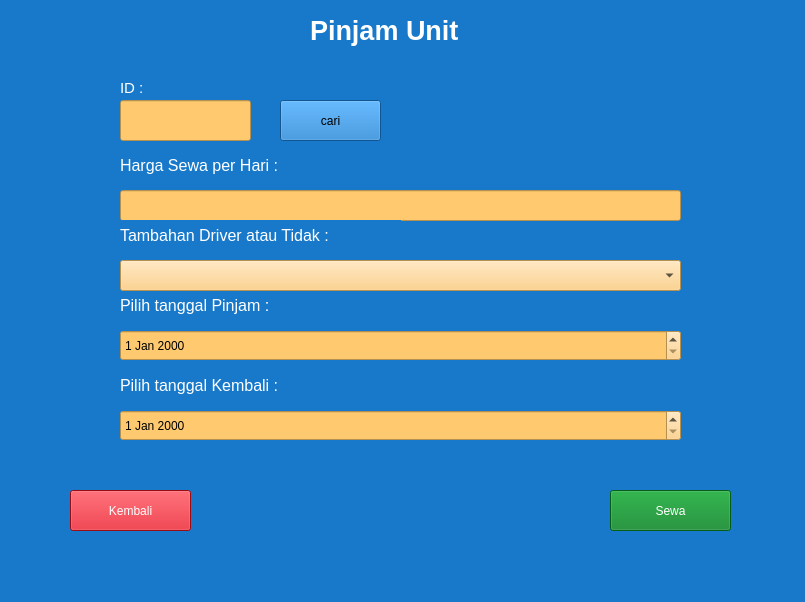
<?xml version="1.0" encoding="UTF-8"?>
<ui version="4.0">
 <class>MainWindow</class>
 <widget class="QMainWindow" name="MainWindow">
  <property name="geometry">
   <rect>
    <x>0</x>
    <y>0</y>
    <width>805</width>
    <height>602</height>
   </rect>
  </property>
  <property name="windowTitle">
   <string>MainWindow</string>
  </property>
  <property name="styleSheet">
   <string notr="true">background-color: rgb(24, 121, 202);</string>
  </property>
  <widget class="QWidget" name="centralwidget">
   <widget class="QLabel" name="label_2">
    <property name="geometry">
     <rect>
      <x>120</x>
      <y>150</y>
      <width>331</width>
      <height>31</height>
     </rect>
    </property>
    <property name="font">
     <font>
      <pointsize>12</pointsize>
     </font>
    </property>
    <property name="styleSheet">
     <string notr="true">color: rgb(255, 255, 255);</string>
    </property>
    <property name="text">
     <string>Harga Sewa per Hari : </string>
    </property>
   </widget>
   <widget class="QLabel" name="label_3">
    <property name="geometry">
     <rect>
      <x>120</x>
      <y>290</y>
      <width>211</width>
      <height>31</height>
     </rect>
    </property>
    <property name="font">
     <font>
      <pointsize>12</pointsize>
     </font>
    </property>
    <property name="styleSheet">
     <string notr="true">color: rgb(255, 255, 255);</string>
    </property>
    <property name="text">
     <string>Pilih tanggal Pinjam :</string>
    </property>
   </widget>
   <widget class="QLineEdit" name="lineEdit_sewaperhari">
    <property name="geometry">
     <rect>
      <x>120</x>
      <y>190</y>
      <width>561</width>
      <height>31</height>
     </rect>
    </property>
    <property name="styleSheet">
     <string notr="true">background-color: rgb(255, 202, 111);</string>
    </property>
   </widget>
   <widget class="QLabel" name="label_4">
    <property name="geometry">
     <rect>
      <x>310</x>
      <y>10</y>
      <width>201</width>
      <height>41</height>
     </rect>
    </property>
    <property name="font">
     <font>
      <pointsize>20</pointsize>
      <weight>75</weight>
      <bold>true</bold>
     </font>
    </property>
    <property name="styleSheet">
     <string notr="true">color: rgb(255, 255, 255);</string>
    </property>
    <property name="text">
     <string>Pinjam Unit</string>
    </property>
   </widget>
   <widget class="QLabel" name="label_5">
    <property name="geometry">
     <rect>
      <x>120</x>
      <y>370</y>
      <width>211</width>
      <height>31</height>
     </rect>
    </property>
    <property name="font">
     <font>
      <pointsize>12</pointsize>
     </font>
    </property>
    <property name="styleSheet">
     <string notr="true">color: rgb(255, 255, 255);</string>
    </property>
    <property name="text">
     <string>Pilih tanggal Kembali :</string>
    </property>
   </widget>
   <widget class="QPushButton" name="pushButton_sewa">
    <property name="geometry">
     <rect>
      <x>610</x>
      <y>490</y>
      <width>121</width>
      <height>41</height>
     </rect>
    </property>
    <property name="font">
     <font>
      <pointsize>9</pointsize>
     </font>
    </property>
    <property name="styleSheet">
     <string notr="true">background-color: rgb(6, 131, 35);
color: rgb(255, 255, 255);</string>
    </property>
    <property name="text">
     <string>Sewa</string>
    </property>
   </widget>
   <widget class="QPushButton" name="pushButton_kembali">
    <property name="geometry">
     <rect>
      <x>70</x>
      <y>490</y>
      <width>121</width>
      <height>41</height>
     </rect>
    </property>
    <property name="font">
     <font>
      <pointsize>9</pointsize>
     </font>
    </property>
    <property name="styleSheet">
     <string notr="true">color: rgb(255, 255, 255);
background-color: rgb(212, 17, 30);</string>
    </property>
    <property name="text">
     <string>Kembali</string>
    </property>
   </widget>
   <widget class="QLabel" name="label_7">
    <property name="geometry">
     <rect>
      <x>120</x>
      <y>220</y>
      <width>281</width>
      <height>31</height>
     </rect>
    </property>
    <property name="font">
     <font>
      <pointsize>12</pointsize>
     </font>
    </property>
    <property name="styleSheet">
     <string notr="true">color: rgb(255, 255, 255);</string>
    </property>
    <property name="text">
     <string>Tambahan Driver atau Tidak : </string>
    </property>
   </widget>
   <widget class="QComboBox" name="comboBox">
    <property name="geometry">
     <rect>
      <x>120</x>
      <y>260</y>
      <width>561</width>
      <height>31</height>
     </rect>
    </property>
    <property name="styleSheet">
     <string notr="true">background-color: rgb(255, 202, 111);</string>
    </property>
   </widget>
   <widget class="QPushButton" name="pushButton_3">
    <property name="geometry">
     <rect>
      <x>280</x>
      <y>100</y>
      <width>101</width>
      <height>41</height>
     </rect>
    </property>
    <property name="text">
     <string>cari</string>
    </property>
   </widget>
   <widget class="QLineEdit" name="lineEdit_id">
    <property name="geometry">
     <rect>
      <x>120</x>
      <y>100</y>
      <width>131</width>
      <height>41</height>
     </rect>
    </property>
    <property name="styleSheet">
     <string notr="true">background-color: rgb(255, 202, 111);</string>
    </property>
   </widget>
   <widget class="QLabel" name="label_8">
    <property name="geometry">
     <rect>
      <x>120</x>
      <y>80</y>
      <width>41</width>
      <height>16</height>
     </rect>
    </property>
    <property name="font">
     <font>
      <pointsize>11</pointsize>
     </font>
    </property>
    <property name="styleSheet">
     <string notr="true">color: rgb(255, 255, 255);</string>
    </property>
    <property name="text">
     <string>ID :</string>
    </property>
   </widget>
   <widget class="QDateEdit" name="dateEdit_pinjam">
    <property name="geometry">
     <rect>
      <x>120</x>
      <y>330</y>
      <width>561</width>
      <height>31</height>
     </rect>
    </property>
    <property name="styleSheet">
     <string notr="true">background-color: rgb(255, 202, 111);</string>
    </property>
   </widget>
   <widget class="QDateEdit" name="dateEdit_kembali">
    <property name="geometry">
     <rect>
      <x>120</x>
      <y>410</y>
      <width>561</width>
      <height>31</height>
     </rect>
    </property>
    <property name="styleSheet">
     <string notr="true">background-color: rgb(255, 202, 111);</string>
    </property>
   </widget>
  </widget>
  <widget class="QMenuBar" name="menubar">
   <property name="geometry">
    <rect>
     <x>0</x>
     <y>0</y>
     <width>805</width>
     <height>26</height>
    </rect>
   </property>
  </widget>
  <widget class="QStatusBar" name="statusbar"/>
 </widget>
 <resources/>
 <connections/>
</ui>
